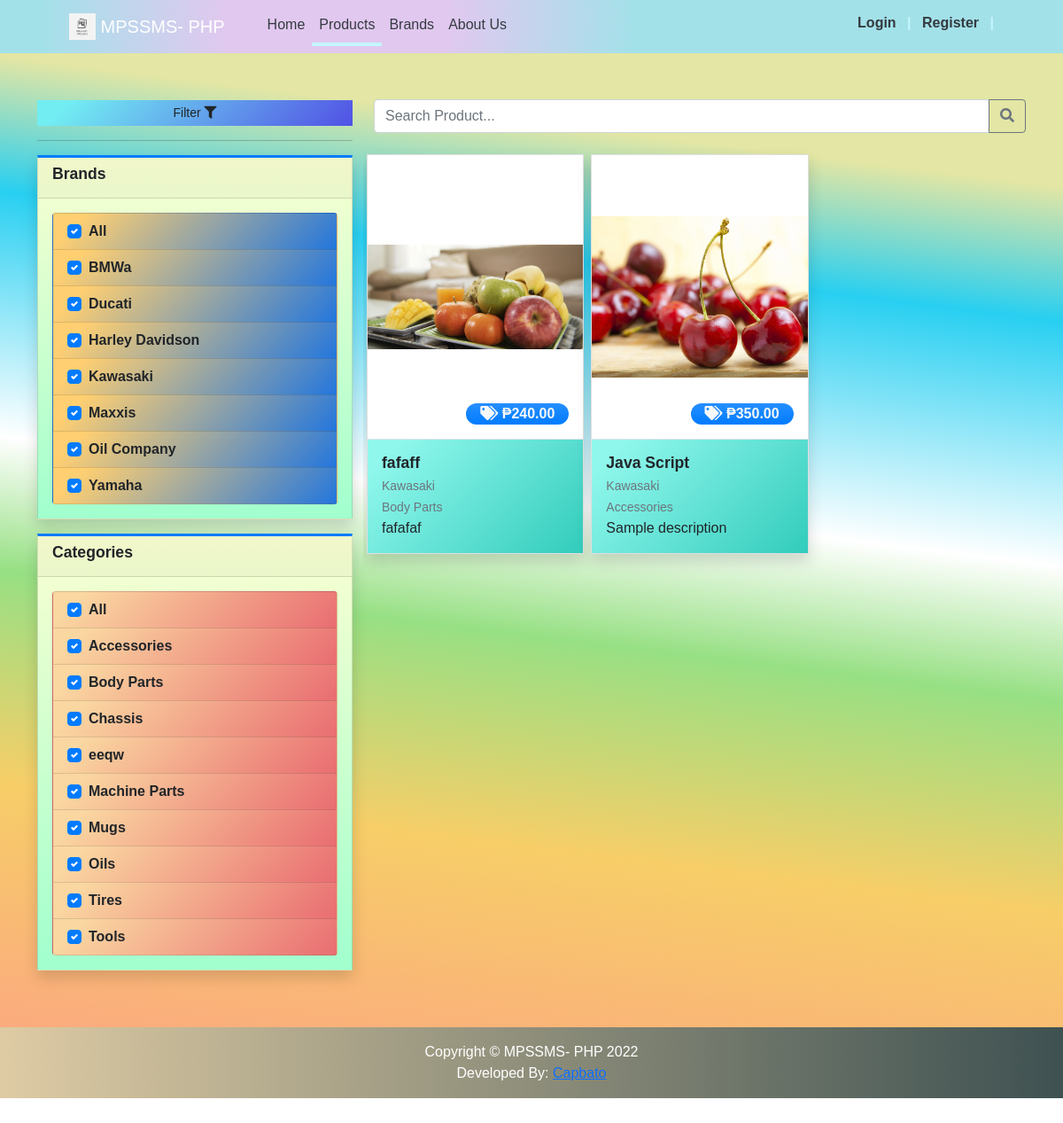
Screenshot of /?p=products with the database file from the repository.
### tables this page shows
CREATE TABLE `brand_list` (
  `id` int(30) NOT NULL,
  `name` text NOT NULL,
  `image_path` text NOT NULL,
  `delete_flag` tinyint(1) NOT NULL DEFAULT 0,
  `status` tinyint(1) NOT NULL DEFAULT 1,
  `date_created` datetime NOT NULL DEFAULT current_timestamp(),
  `date_updated` datetime DEFAULT NULL ON UPDATE current_timestamp()
);

CREATE TABLE `categories` (
  `id` int(30) NOT NULL,
  `category` varchar(250) NOT NULL,
  `status` tinyint(1) NOT NULL DEFAULT 1,
  `delete_flag` tinyint(1) NOT NULL DEFAULT 0,
  `date_created` datetime NOT NULL DEFAULT current_timestamp()
);

CREATE TABLE `product_list` (
  `id` int(55) NOT NULL,
  `brand_id` int(55) NOT NULL,
  `category_id` int(55) NOT NULL,
  `name` text NOT NULL,
  `models` text NOT NULL,
  `description` text NOT NULL,
  `price` float NOT NULL DEFAULT 0,
  `status` tinyint(1) NOT NULL DEFAULT 1,
  `image_path` text NOT NULL,
  `delete_flag` tinyint(1) NOT NULL DEFAULT 0,
  `date_created` datetime NOT NULL DEFAULT current_timestamp(),
  `date_updated` datetime DEFAULT NULL ON UPDATE current_timestamp()
);

### config.php (called while the page is built, shortened)
<?php
function validate_image($file){
    $file = explode("?",$file)[0];
	if(!empty($file)){
		if(is_file(base_app.$file)){
			return base_url.$file;
		}else{
			return base_url.'dist/img/no-image-available.png';
		}
	}else{
		return base_url.'dist/img/no-image-available.png';
	}
}
?>

### products/index.php (the view, shortened to what this page needs)
<?php
$search = isset($_GET['search']) ? $_GET['search'] : '';
?>
<div class="content py-5 mt-5" style="background-color: #FBAB7E;
background-image: linear-gradient(7deg, #FBAB7E 0%, #F7CE68 22%, #97e084 41%, #ffffff 53%, #28cff1 75%, #e3e6a4 87%);">
    <div class="container">
        <div class="row">
            <div class="col-md-4 mt-3">
                <h4 class="text-muted"> <button style="background-image:linear-gradient( 135deg, #72EDF2 10%, #5151E5 100%);outline:0;border:0;" class="btn btn-flat btn-block btn-sm" data-toggle="collapse" data-target="#demo">Filter <i class="fa fa-filter"></i> </button></button>
<div id="demo" class="collapse">
<body>
    <div class="container">
                <hr>
                <div class="card card-outline shadow card-primary rounded-0" style=" background: #A1FFCE;
                        background: -webkit-linear-gradient(to bottom, #FAFFD1, #A1FFCE);
                        background: linear-gradient(to bottom, #FAFFD1, #A1FFCE);">
                    <div class="card-header">
                        <h3 class="card-title"><b>Brands</b></h3>
                    </div>
                    <div class="card-body">
                        <ul class="list-group">
                            <li class="list-group-item list-group-item-action" style="background-image: linear-gradient( 135deg, #FFCF71 10%, #2376DD 100%);">
                                <div class="custom-control custom-checkbox">
                                    <label for="brand_all" class="custom-control-label w-100">All</label>
                                </div>
                            </li>
                            <?php
                                $brands = $conn->query("SELECT * FROM `brand_list` where `delete_flag` =0 and `status` = 1 order by `name` asc");
                                while($row = $brands->fetch_assoc()):
                            ?>
                                <li class="list-group-item list-group-item" style="background-image: linear-gradient( 135deg, #FFCF71 10%, #2376DD 100%);">
                                    <div class="custom-control custom-checkbox">
                                        <label for="brand_<?= $row['id'] ?>" class="custom-control-label w-100"><?= $row['name'] ?></label>
                                    </div>
                                </li>
                            <?php endwhile; ?>
                        </ul>
                    </div>
                </div>
                <div class="card card-outline shadow card-primary rounded-0"
                style=" background: #A1FFCE;
                        background: -webkit-linear-gradient(to bottom, #FAFFD1, #A1FFCE);
                        background: linear-gradient(to bottom, #FAFFD1, #A1FFCE);">
                    <div class="card-header">
                        <h3 class="card-title"><b>Categories</b></h3>
                    </div>
                    <div class="card-body">
                        <ul class="list-group">
                            <li class="list-group-item list-group-item-action" style="background-image: linear-gradient( 135deg, #FAD7A1 10%, #E96D71 100%);">
                                <div class="custom-control custom-checkbox">
                                    <label for="category_all" class="custom-control-label w-100">All</label>
                                </div>
                            </li>
                            <?php
                                $categories = $conn->query("SELECT * FROM `categories` where `delete_flag` =0 and `status` = 1 order by `category` asc");
                                while($row = $categories->fetch_assoc()):
                            ?>
                                <li class="list-group-item list-group-item" style="background-image: linear-gradient( 135deg, #FAD7A1 10%, #E96D71 100%);">
                                    <div class="custom-control custom-checkbox">
                                        <label for="category_<?= $row['id'] ?>" class="custom-control-label w-100"><?= $row['category'] ?></label>
                                    </div>
                                </li>
                            <?php endwhile; ?>
                        </ul>
                    </div>
                </div>
            </div>
            <div class="col-md-8 mt-3">
                <div class="row">
                    <div class="col-md-12">
                        <form action="" id="search_prod">
                            <div class="input-group">
                                <input type="search" name="search" value="<?= $search ?>" class="form-control" placeholder="Search Product...">
                                <div class="input-group-append">
                                    <button class="btn btn-outline-secondary"><i class="fa fa-search"></i></button>
                                </div>
                            </div>
                        </form>
                    </div>
                </div>
                <div class="row row-cols-sm-1 row-cols-md-2 row-cols-xl-3 mt-3" style="display: flex;flex-direction: row;height:55.6rem;overflow-y: scroll;">
                    <?php
                        $where="";
                                $products = $conn->query("SELECT p.*,b.name as brand, c.category FROM `product_list` p inner join brand_list b on p.brand_id = b.id inner join `categories` c on p.category_id = c.id where p.delete_flag = 0 and p.status = 1 {$where} order by RAND()");
                                while($row= $products->fetch_assoc()):
                            ?>
                                <a class="col px-1 py-2 text-decoration-none text-dark product-item" href ="./?p=products/view_product&id=<?= $row['id'] ?>">
                                    <div class="card rounded-0 shadow">
                                        <div class="product-img-holder overflow-hidden position-relative">
                                            <img src="<?= validate_image($row['image_path']) ?>" alt="Product Image" class="img-top"/>
                                            <span class="position-absolute price-tag rounded-pill bg-gradient-primary text-light px-3">
                                                <i class="fa fa-tags"></i> <b>&#8369;<?= number_format($row['price'],2) ?></b>
                                            </span>
                                        </div>
                                        <div class="card-body border-top" style="background-image: linear-gradient( 135deg, #90F7EC 10%, #32CCBC 100%);">
                                            <h4 class="card-title my-0"><b><?= $row['name'] ?></b></h4><br>
                                            <small class="text-muted"><?= $row['brand'] ?></small><br>
                                            <small class="text-muted"><?= $row['category'] ?></small>
                                            <p class="m-0 truncate-5"><?= strip_tags(html_entity_decode($row['description'])) ?></p>
                                        </div>
                                    </div>
                                </a>
                            <?php endwhile; ?>
                        </div>
            </div>
        </div>
    </div>
</div>

### products/index.php (style rules this page uses)
body { font-family: Helvetica, sans-serif; }

### index.php (style rules this page uses)
body { font-family: Helvetica, sans-serif; }

### rows the page displays
brand_list: name "BMWa"
brand_list: name "Ducati"
brand_list: name "Harley Davidson"
brand_list: name "Kawasaki"
brand_list: name "Maxxis"
brand_list: name "Oil Company"
brand_list: name "Yamaha"
categories: category "Accessories"
categories: category "Body Parts"
categories: category "Chassis"
categories: category "eeqw"
categories: category "Machine Parts"
categories: category "Mugs"
categories: category "Oils"
categories: category "Tires"
categories: category "Tools"
product_list: shows a picture, price "240.00", name "fafaff", brand_list.name "Kawasaki", category.category "Body Parts", description "fafafaf"
product_list: shows a picture, price "350.00", name "Java Script", brand_list.name "Kawasaki", category.category "Accessories", description "Sample description"

### other values shown
$_settings->info('short_name') "MPSSMS- PHP"
